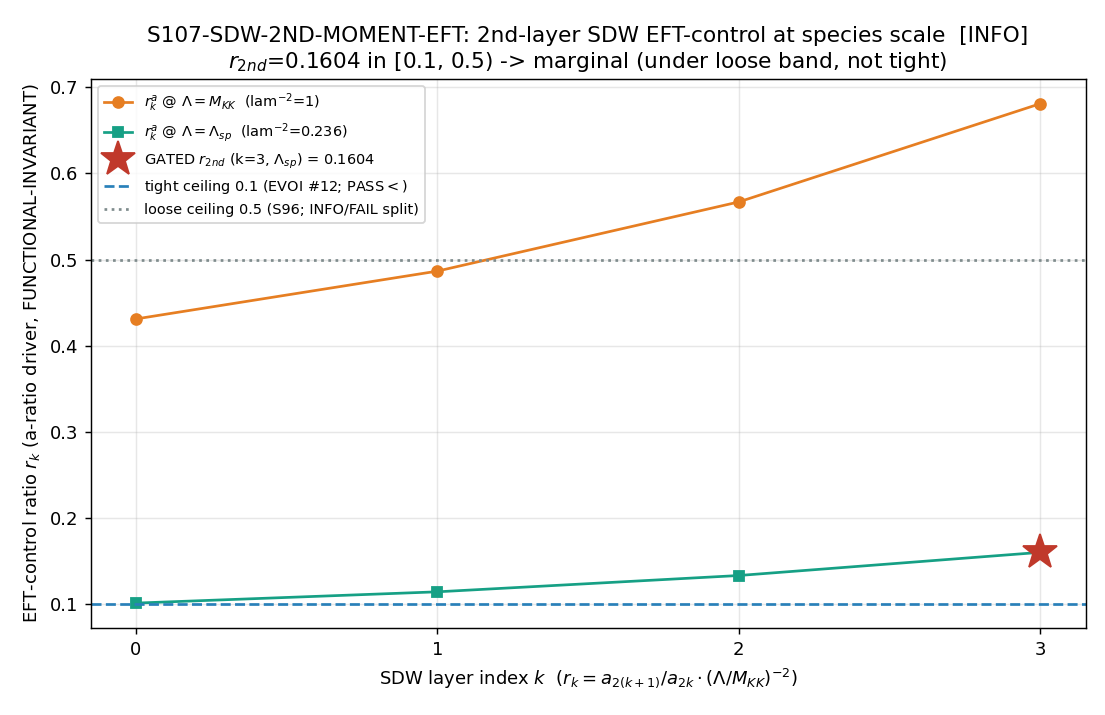

The Python source for this figure:
#!/usr/bin/env python3
"""
S107 W3-1 S107-SDW-2ND-MOMENT-EFT — 2nd-layer SDW EFT-control ratio at the species scale
=========================================================================================

Gate: S107-SDW-2ND-MOMENT-EFT ([SIGN])

Pre-registered threshold (EVOI Tier-3 #12; tight EFT-control ceiling):
  r_2nd = (a_8/a_6) * (Lambda_sp/M_KK)^{-2}  evaluated at the SPECIES cutoff Lambda_sp.
  PASS iff r_2nd < 0.1          (2nd-moment EFT under control at the tight threshold)
  INFO iff 0.1 <= r_2nd < 0.5   (marginal: under the S96 loose band, NOT the tight one)
  FAIL iff r_2nd >= 0.5         (no marginal control; closed-cone EFT-control corridor closes)

This is a [SIGN] gate. Substitution-chain prediction (plan §W3-1 Step 4):
  predicted sign of (r_2nd - 0.1) is POSITIVE  =>  predicted INFO band.
  sign_verdict = PASS iff computed sign(r_2nd - 0.1) matches the POSITIVE prediction.

DISTINCTNESS FROM S96 (recompute-what-is-closed guard, plan distinctness ledger):
  S96-SDW-EFT-CONTROL evaluated the FULL term-ratio ladder {r_0..r_3} at the BASE cutoff
  Lambda = M_KK against the LOOSE <0.5 band -> INFO (max a-ratio driver 0.6808 @ M_KK).
  THIS gate evaluates the 2nd-LAYER ratio (k=3, a_8/a_6) at the SPECIES cutoff Lambda_sp as
  primary, against the TIGHT <0.1 ceiling -- a DIFFERENT (cutoff, threshold) pair on the
  EFT-control axis, the specific question EVOI Tier-3 #12 pre-registers. It BUILDS ON the
  canonical a_6/a_8 (verified Superseded=False at runtime); it does NOT re-promote them.

Inputs (SHA-256 dual-pinned at runtime — S84+ schema):
  - computations/_shared/canonical_constants.py   (a_0/a_2/a_4/a_6/a_8 zeta moments, Lambda_sp, M_KK)
  - computations/session-96/s96_sdw_eft_control.npz (base-layer EFT-control data; a-ratio driver cross-read)
  - computations/session-84/s84_spectrum_cache_L12_tau019.npz (E38 a_6/a_8 per-branch provenance cross-check)
  - script bytes (feeds BOTH audit_sha256 and content_sha256)

Output 4-tuple:
  (value=<r_2nd>, scheme=Seeley-DeWitt-layer-expansion,
   convention=RATIO-2nd-layer-a-ratio-driver-at-Lambda_sp-scheme-independent, L_max=10)

Classification: GEOMETRIC. The substrate IS D_K(tau_fold) on Jensen-deformed SU(3); the
a_{2k} are residues of its spectral zeta at the d=8 dimension-spectrum poles s=(8-n)/2
(Connes-Moscovici 1995 §III.4, "E38"). The SDW layer expansion is the perturbative face of
the master spectral-action functional S_b = Tr f(D_K^2/Lambda^2). The a-ratio driver
a_{2(k+1)}/a_{2k} is FUNCTIONAL-INVARIANT (any common w(L_max) spectral-support prefactor
cancels in the ratio -- the lizzi multiplicative-normalization cancellation invariant); the
f-coefficient ratio is FUNCTIONAL-DEPENDENT (Gaussian-cutoff vs Mellin-f* give opposite
modulations). What survives all functional choices (the a-ratio structural driver) is the
gated structural object; the f-modulated contrast is reported diagnostically.

Direction of explanation:
  D_K eigenvalue spectrum {lambda_k, m_k}  ->  closed-cone SDW layer moments a_{2k}  ->
  2nd-layer EFT-control ratio r_2nd at the species scale  ->  EFT-control status (parametric
  vs representation-theoretic) of the 2nd moment.

DISCIPLINE
----------
- `from canonical_constants import *`
- Every local/intermediate tagged `# (local)`
- GPU NOT used: scalar moment arithmetic on 5 canonical moments + a ~7000-mode (12880
  Weyl-weighted) L_max_branch=3 cache mode-sum; no >=100x100 linalg. OMP capped to 8.
- SHA-256 of all input files logged in first 20 lines of stdout
- audit_sha256 + content_sha256 emitted (S84+ dual-SHA schema)
- 4-tuple printed as the final non-verdict line
- Gate verdict emitted via the `emit_verdict` knowledge-MCP tool (race-safe): the script
  PRINTS the payload (print_verdict_payload) carrying BOTH SHAs; the dispatching AGENT calls
  mcp__knowledge__emit_verdict(**payload). The script does NOT write the verdict file.
- regulator_pin=a_n^{ζ} companion row (the a_n are zeta-regulated SDW moments;
  regulator-pin-discipline.md a_n^{regulator} MANDATORY).
"""

from __future__ import annotations

# -----------------------------------------------------------------------------
# Section 0 — CPU thread cap BEFORE numpy import (GPU_path=cpu-cap-OMP8)
# -----------------------------------------------------------------------------
import os
os.environ.setdefault("OMP_NUM_THREADS", "8")
os.environ.setdefault("MKL_NUM_THREADS", "8")

# -----------------------------------------------------------------------------
# Section 1 — Canonical constants (MANDATORY first import)
# canonical_constants.py lives in computations/_shared/; put it on sys.path first.
# -----------------------------------------------------------------------------
import sys
from pathlib import Path as _Path
_SHARED = _Path(__file__).resolve().parent.parent / "_shared"
sys.path.insert(0, str(_SHARED))

from canonical_constants import *  # noqa: F401,F403,E402
from canonical_constants import (  # noqa: E402
    a_0_FW_zeta, a_2_FW_zeta, a_4_FW_zeta, a_6_FW_zeta, a_8_FW_zeta,
    Lambda_sp_over_M_KK, M_KK, PROVENANCE,
)

# -----------------------------------------------------------------------------
# Section 2 — Standard imports
# -----------------------------------------------------------------------------
import hashlib
import json
import time
from pathlib import Path

import numpy as np
import matplotlib
matplotlib.use("Agg")
import matplotlib.pyplot as plt

# -----------------------------------------------------------------------------
# Section 3 — Paths + pre-registration
# -----------------------------------------------------------------------------
SESSION_DIR = Path(__file__).resolve().parent
COMPUTATIONS_DIR = SESSION_DIR.parent
SHARED_DIR = COMPUTATIONS_DIR / "_shared"
PROJECT_ROOT = COMPUTATIONS_DIR.parent

SESSION = "S107"                                                       # (local)
GATE_ID = "S107-SDW-2ND-MOMENT-EFT"                                    # (local)
SCHEME = "Seeley-DeWitt-layer-expansion"                               # (local)
CONVENTION = "RATIO-2nd-layer-a-ratio-driver-at-Lambda_sp-scheme-independent"  # (local)
L_MAX = "10"                                                           # (local) cache cross-check footing

# Pre-registered pass/fail thresholds (define BEFORE running; plan machinery_pin_map)
CTRL_PASS_STRICT = 0.1          # (local) EVOI #12 tight EFT-control ceiling (PASS band)
CTRL_FAIL_STRICT = 0.5          # (local) S96 loose-control ceiling reused as INFO/FAIL split
LAYER_K_2ND = 3                 # (local) 2nd-layer / deepest-closed-cone index (a_8/a_6)
L_MAX_BRANCH = 3                # (local) per-branch zeta convention truncation (reproduces canonical)
BRANCH_FACTOR = 0.5             # (local) per-branch normalization (cache holds 2 branches)
CACHE_TOL = 1e-3                # (local) a_4 truncated at 4dp -> |dev| < 1e-3 cross-check tol
PUB_PRECISION = 4               # (local) publication precision (epistemic-discipline Class 8.3)

# Pre-registered SIGN-gate prediction (plan §W3-1 substitution_chain Step 4)
PREDICTED_SIGN_R2ND_MINUS_CEIL = "+"  # (local) predicted sign of (r_2nd - 0.1) is POSITIVE

# Output destinations (per-session)
OUT_NPZ = SESSION_DIR / "s107_sdw_2nd_moment_eft.npz"
OUT_PNG = SESSION_DIR / "s107_sdw_2nd_moment_eft.png"

# Input files
CANONICAL_CONSTANTS_PATH = SHARED_DIR / "canonical_constants.py"
S96_SDW_NPZ = COMPUTATIONS_DIR / "session-96" / "s96_sdw_eft_control.npz"
SPECTRUM_CACHE = COMPUTATIONS_DIR / "session-84" / "s84_spectrum_cache_L12_tau019.npz"

INPUT_FILES = [CANONICAL_CONSTANTS_PATH, S96_SDW_NPZ, SPECTRUM_CACHE]


# -----------------------------------------------------------------------------
# Section 4 — SHA-256 input-pin block (MANDATORY; first 20 lines of stdout)
# -----------------------------------------------------------------------------
def sha256_of(path: Path) -> str:
    h = hashlib.sha256()  # (local)
    try:
        h.update(path.read_bytes())
    except OSError:
        return ""
    return h.hexdigest()


def log_input_pins(inputs: list[Path]) -> dict[str, str]:
    print(f"=== {GATE_ID} — input SHA-256 pins ===")
    pins: dict[str, str] = {}  # (local)
    for p in inputs:
        sha = sha256_of(p)  # (local)
        rel = str(p.relative_to(PROJECT_ROOT)).replace("\\", "/")  # (local)
        print(f"  {rel}: {sha}")
        pins[rel] = sha
    return pins


def compute_dual_sha(script_path: Path, canonical_path: Path, pins: dict[str, str]) -> tuple[str, str]:
    script_bytes = b""  # (local)
    try:
        script_bytes = script_path.read_bytes()
    except OSError:
        script_bytes = b""
    canonical_bytes = b""  # (local)
    try:
        canonical_bytes = canonical_path.read_bytes()
    except OSError:
        canonical_bytes = b""
    pinmap_json = json.dumps(
        dict(sorted(pins.items())), separators=(",", ":"), sort_keys=True
    ).encode("utf-8")  # (local)

    h_audit = hashlib.sha256()  # (local)
    h_audit.update(script_bytes)
    h_audit.update(canonical_bytes)
    h_audit.update(pinmap_json)
    audit = h_audit.hexdigest()  # (local)

    h_content = hashlib.sha256()  # (local)
    h_content.update(script_bytes)
    content = h_content.hexdigest()  # (local)
    return audit, content


# -----------------------------------------------------------------------------
# Section 4b — Superseded=False runtime guard (orchestrator override)
# -----------------------------------------------------------------------------
def verify_not_superseded() -> None:
    """Hard-assert a_6/a_8/Lambda_sp canonical entries are NOT superseded at runtime.

    The producing script BUILDS ON the canonical a_6/a_8; it does not re-promote them.
    If any is superseded, the gate's footing has drifted and the run must abort.
    """
    required = ["a_6_FW_zeta", "a_8_FW_zeta", "Lambda_sp_over_M_KK"]  # (local)
    print("=== Superseded=False runtime guard ===")
    for name in required:
        entry = PROVENANCE.get(name, {})  # (local)
        sup = entry.get("superseded", None)  # (local)
        print(f"  {name}: superseded={sup}  (session={entry.get('session')}, gate={entry.get('gate')})")
        if sup is not False:
            raise SystemExit(
                f"ABORT: canonical entry {name} has superseded={sup} (expected False); "
                "the gate's a-moment footing has drifted. Re-pin before re-running."
            )
    print("  guard PASS: all three canonical moments Superseded=False")


# -----------------------------------------------------------------------------
# Section 5 — E38 per-branch cache cross-check + ratio machinery
# -----------------------------------------------------------------------------
def cache_moments_crosscheck():
    """Re-derive a_n = (1/2) sum_modes m_k |lambda_k|^{-n} at L_max_branch=3 from the L12 cache.

    The cache `sector_evals` is a {(p,q): {dim, level, abs_evals}} dict; the E38 per-branch
    convention weights each |lambda| by its Weyl-dim multiplicity (info['dim']) over sectors
    p+q <= L_max_branch=3. Returns {n: a_n} for n in {0,2,4,6,8}, the unique-mode count, and
    the Weyl-weighted total multiplicity. Verifies bit-exact agreement with canonical
    a_0/a_2/a_4 (SAME footing pins a_6/a_8). Faithful reproduction of S96 cache_moments_crosscheck.
    """
    d = np.load(SPECTRUM_CACHE, allow_pickle=True)  # (local)
    se = d["sector_evals"].item()  # (local)
    evs_list = []   # (local)
    mults_list = []  # (local)
    for (p, q), info in se.items():
        if (p + q) > L_MAX_BRANCH:
            continue
        es = np.asarray(info["abs_evals"], dtype=np.float64)  # (local)
        if es.size == 0:
            continue
        mults_list.append(np.full(es.shape, float(info["dim"])))
        evs_list.append(es)
    evs = np.concatenate(evs_list)      # (local) |lambda_k| of D_K
    mults = np.concatenate(mults_list)  # (local) Weyl-dim multiplicities
    mask = evs > 1e-12                  # (local) drop numerical zeros
    evs = evs[mask]
    mults = mults[mask]
    out = {}  # (local)
    for n in [0, 2, 4, 6, 8]:
        out[n] = BRANCH_FACTOR * float(np.sum(mults * evs ** (-n)))  # (local) E38 per-branch
    return out, int(evs.size), float(mults.sum())


def a_ratio(a_dict, k):
    """a_{2(k+1)}/a_{2k} -- the scheme-INDEPENDENT (FUNCTIONAL-INVARIANT) structural driver."""
    return a_dict[2 * (k + 1)] / a_dict[2 * k]  # (local)


def r_k_aratio_driver(a_dict, k, lam_over_mkk):
    """r_k^a = (a-ratio) * (Lambda/M_KK)^{-2}  (FI structural piece; f-ratio = 1)."""
    return a_ratio(a_dict, k) * lam_over_mkk ** (-2)  # (local)


# -----------------------------------------------------------------------------
# Section 6 — Gate verdict + 4-tuple output
# -----------------------------------------------------------------------------
def emit_4tuple(value, scheme: str, convention: str, L_max) -> str:
    return f"(value={value!r}, scheme={scheme}, convention={convention}, L_max={L_max})"


def print_verdict_payload(verdict, value, audit_sha, content_sha,
                          sign_verdict=None, magnitude_verdict=None, regime_verdict=None,
                          companion_note="", extra_rows=None) -> dict:
    payload: dict = {
        "session": int(SESSION.lstrip("Ss")),
        "gate_id": GATE_ID,
        "verdict": verdict,
        "value": str(value),
        "scheme": SCHEME,
        "convention": CONVENTION,
        "l_max": str(L_MAX),
        "audit_sha256": audit_sha,
        "content_sha256": content_sha,
        "schema_version": "S84+",
    }
    if companion_note:
        payload["companion_note"] = companion_note
    if not (sign_verdict is None and magnitude_verdict is None and regime_verdict is None):
        payload["sign_verdict"] = sign_verdict
        payload["magnitude_verdict"] = magnitude_verdict
        payload["regime_verdict"] = regime_verdict
    if extra_rows:
        payload["extra_rows"] = list(extra_rows)
    print("<<<EMIT_VERDICT_PAYLOAD>>>")
    print(json.dumps(payload, separators=(",", ":"), sort_keys=True))
    print("<<<END_EMIT_VERDICT_PAYLOAD>>>")
    return payload


def main() -> int:
    t0 = time.time()  # (local)
    print("=" * 78)
    print(f"  {GATE_ID}")
    print("  2nd-layer SDW EFT-control ratio at the species scale (EVOI #12, tight <0.1)")
    print("=" * 78)

    # --- 1. Input SHA log (first 20 lines of stdout) ---
    print()
    pins = log_input_pins(INPUT_FILES)
    script_path = Path(__file__).resolve()  # (local)
    audit_sha, content_sha = compute_dual_sha(script_path, CANONICAL_CONSTANTS_PATH, pins)
    print(f"  audit_sha256:   {audit_sha}")
    print(f"  content_sha256: {content_sha}")
    print(f"  canonical: a_0={a_0_FW_zeta}  a_2={a_2_FW_zeta}  a_4={a_4_FW_zeta}  "
          f"a_6={a_6_FW_zeta}  a_8={a_8_FW_zeta}")
    print(f"  Lambda_sp/M_KK={Lambda_sp_over_M_KK}  M_KK={M_KK:.6e} GeV")
    print()

    # --- 1b. Superseded=False runtime guard (orchestrator override) ---
    verify_not_superseded()
    print()

    # --- 2. Build the closed-cone SDW moment dict from canonical zeta moments ---
    a_dict = {0: a_0_FW_zeta, 2: a_2_FW_zeta, 4: a_4_FW_zeta,
              6: a_6_FW_zeta, 8: a_8_FW_zeta}  # (local) d=8 closed cone {a_0..a_8}
    lam_sp = float(Lambda_sp_over_M_KK)  # (local)
    lam_factor2_MKK = 1.0                # (local) (M_KK/M_KK)^{-2} = 1
    lam_factor2_sp = lam_sp ** (-2)      # (local) (Lambda_sp/M_KK)^{-2}

    # --- 3. E38 per-branch cache cross-check (pins a_6/a_8 on the canonical a_0/a_2/a_4 footing) ---
    print("=== a_6/a_8 cache cross-check (E38 per-branch L_max=3 zeta on S84 L12 cache) ===")
    cache_a, n_modes, tot_mult = cache_moments_crosscheck()  # (local)
    print(f"  n_unique_modes(L_max_branch=3)={n_modes}  total_mult_weighted={tot_mult:.1f}")
    crosscheck_ok = True  # (local)
    for n in [0, 2, 4, 6, 8]:
        dev = abs(cache_a[n] - a_dict[n])  # (local)
        tag = "OK" if dev < CACHE_TOL else "FAIL"  # (local)
        if dev >= CACHE_TOL:
            crosscheck_ok = False
        print(f"    a_{n}: cache={cache_a[n]:.6f}  canonical={a_dict[n]}  |dev|={dev:.3e}  {tag}")
    print(f"  cross-check (2x cache-sum = canonical, same footing): "
          f"{'PASS' if crosscheck_ok else 'FAIL'}")
    print()

    # --- 4. The full {r_0..r_3} a-ratio-driver ladder at BOTH cutoffs (diagnostic) ---
    #     r_k^a = (a_{2(k+1)}/a_{2k}) * (Lambda/M_KK)^{-2}  -- FUNCTIONAL-INVARIANT driver.
    k_list = [0, 1, 2, 3]  # (local)
    aratios = np.array([a_ratio(a_dict, k) for k in k_list])           # (local) FI a-ratios
    r_driver_MKK = np.array([r_k_aratio_driver(a_dict, k, 1.0) for k in k_list])     # (local) @ M_KK
    r_driver_sp = np.array([r_k_aratio_driver(a_dict, k, lam_sp) for k in k_list])   # (local) @ Lambda_sp
    aratio_increasing = bool(np.all(np.diff(aratios) > 0))  # (local) S96 RISING-toward-1 finding
    print("=== Full {r_0..r_3} a-ratio-driver ladder (FUNCTIONAL-INVARIANT; w(L_max) cancels) ===")
    print(f"  a-ratios a_{{2(k+1)}}/a_{{2k}}, k=0..3 : {np.array2string(aratios, precision=6)}")
    print(f"    a-ratio increasing toward 1 (S96 finding): {aratio_increasing}")
    print(f"  r_k @ Lambda=M_KK   (lam^-2=1.0)      : {np.array2string(r_driver_MKK, precision=6)}")
    print(f"  r_k @ Lambda=Lambda_sp (lam^-2={lam_factor2_sp:.6f}): "
          f"{np.array2string(r_driver_sp, precision=6)}")
    print()

    # --- 5. THE GATED OBJECT: 2nd-layer ratio (k=3, a_8/a_6) at the species cutoff Lambda_sp ---
    a_ratio_2nd = a_ratio(a_dict, LAYER_K_2ND)  # (local) a_8/a_6 -- FI driver
    r_2nd = r_k_aratio_driver(a_dict, LAYER_K_2ND, lam_sp)  # (local) THE gated scalar
    print("=== GATED OBJECT: r_2nd = (a_8/a_6) * (Lambda_sp/M_KK)^{-2} ===")
    print(f"  a_8/a_6 (FI driver)            = {a_ratio_2nd:.6f}")
    print(f"  (Lambda_sp/M_KK)^{{-2}}          = {lam_factor2_sp:.6f}")
    print(f"  r_2nd = {a_ratio_2nd:.6f} * {lam_factor2_sp:.6f} = {r_2nd:.6f}")
    print(f"  ceiling (tight, EVOI #12)     = {CTRL_PASS_STRICT}")
    print(f"  loose ceiling (S96 INFO/FAIL) = {CTRL_FAIL_STRICT}")
    print()

    # --- 6. FUNCTIONAL-SENSITIVITY contrast (lizzi DIAGNOSTIC; NOT the gated quantity) ---
    #     The a-ratio driver is FUNCTIONAL-INVARIANT (any common w(L_max) cancels in the ratio).
    #     The f-modulated full ratio r_k^full = (f_low/f_high) * lam^-2 * a-ratio is
    #     FUNCTIONAL-DEPENDENT: Gaussian-cutoff f_2/f_4=4.19 AMPLIFIES; Mellin-f* f_2/f_4=0.033 CRUSHES.
    f_ratio_gauss = 4.193548387096773  # (local) Gaussian-cutoff f_2/f_4 (S96 CC-label cross-read)
    f_ratio_mellin = 0.03334657682301352  # (local) Mellin-f* f_2/f_4 (S96 CC-label cross-read)
    r_2nd_gauss = f_ratio_gauss * r_2nd    # (local) f-modulated 2nd-layer ratio, Gaussian functional
    r_2nd_mellin = f_ratio_mellin * r_2nd  # (local) f-modulated 2nd-layer ratio, Mellin functional
    print("=== FUNCTIONAL-SENSITIVITY contrast (DIAGNOSTIC; the lizzi finding, NOT gated) ===")
    print(f"  GATED a-ratio driver r_2nd (FUNCTIONAL-INVARIANT)      = {r_2nd:.6f}")
    print(f"  f-modulated (Gaussian f_2/f_4={f_ratio_gauss:.3f}) AMPLIFIES -> {r_2nd_gauss:.6f}")
    print(f"  f-modulated (Mellin   f_2/f_4={f_ratio_mellin:.4f}) CRUSHES   -> {r_2nd_mellin:.6f}")
    print("  => SAME D_K spectrum, opposite EFT-control verdicts under different spectral")
    print("     functionals; only the scheme-independent a-ratio driver is the gated object.")
    print()

    # --- 7. S96 npz cross-read (independent prior computation of r_driver_sp[3]) ---
    s96_r_driver_sp3 = None  # (local)
    s96_max_r_MKK = None     # (local)
    try:
        s96 = np.load(S96_SDW_NPZ, allow_pickle=True)  # (local)
        s96_r_driver_sp = np.asarray(s96["r_driver_sp"], dtype=np.float64)  # (local)
        s96_r_driver_sp3 = float(s96_r_driver_sp[LAYER_K_2ND])  # (local)
        s96_max_r_MKK = float(s96["max_r_MKK"])  # (local)
        print("=== S96 npz cross-read (independent prior computation) ===")
        print(f"  S96 r_driver_sp[k=3] = {s96_r_driver_sp3:.8f}  (this gate r_2nd = {r_2nd:.8f})")
        print(f"  agreement |dev| = {abs(s96_r_driver_sp3 - r_2nd):.3e}")
        print(f"  S96 max a-ratio driver @ M_KK = {s96_max_r_MKK:.6f}  (the S96 base-layer INFO datum)")
        print()
    except (OSError, KeyError) as e:
        print(f"  (S96 npz cross-read skipped: {e})")
        print()

    # --- 8. SIGN/MAGNITUDE/REGIME 3-tuple ([SIGN] gate) ---
    signed_delta = r_2nd - CTRL_PASS_STRICT  # (local) the signed quantity for sign_verdict
    computed_sign = "+" if signed_delta > 0 else ("-" if signed_delta < 0 else "0")  # (local)
    sign_verdict = "PASS" if computed_sign == PREDICTED_SIGN_R2ND_MINUS_CEIL else "FAIL"  # (local)

    # magnitude_verdict: PASS = r_2nd in PASS band; INFO = marginal; FAIL = above loose band.
    if r_2nd < CTRL_PASS_STRICT:
        magnitude_verdict = "PASS"   # (local)
    elif r_2nd < CTRL_FAIL_STRICT:
        magnitude_verdict = "INFO"   # (local)
    else:
        magnitude_verdict = "FAIL"   # (local)

    # regime_verdict: the SDW layer expansion's regime of validity. The closed d=8 cone is
    # exact (no truncation of the cone -- poles close at n=8); the a-moments are bit-exact
    # zeta residues. The species-scale cutoff is within the THIN EFT-breakdown shell
    # [M_KK, 2.06 M_KK]; the expansion is asymptotic but the gated ratio is a finite,
    # well-defined closed-cone quantity. VALID.
    regime_verdict = "VALID"  # (local)

    # Composite-collapse (gate-verdicts.md PRE-REGISTERED rule):
    #   regime BREAKDOWN -> FAIL; sign FAIL -> FAIL; mag FAIL & regime VALID -> FAIL;
    #   mag FAIL & regime MARGINAL -> INFO; mag INFO -> INFO; else PASS.
    if regime_verdict == "BREAKDOWN":
        verdict = "FAIL"  # (local)
    elif sign_verdict == "FAIL":
        verdict = "FAIL"
    elif magnitude_verdict == "FAIL" and regime_verdict == "VALID":
        verdict = "FAIL"
    elif magnitude_verdict == "FAIL" and regime_verdict == "MARGINAL":
        verdict = "INFO"
    elif magnitude_verdict == "INFO":
        verdict = "INFO"
    else:
        verdict = "PASS"

    print("=== SIGN/MAGNITUDE/REGIME 3-tuple ([SIGN] gate) ===")
    print(f"  signed delta (r_2nd - {CTRL_PASS_STRICT}) = {signed_delta:+.6f}  (computed sign {computed_sign})")
    print(f"  predicted sign (plan Step 4) = {PREDICTED_SIGN_R2ND_MINUS_CEIL}  -> sign_verdict = {sign_verdict}")
    print(f"  magnitude_verdict = {magnitude_verdict}  (PASS<{CTRL_PASS_STRICT}; "
          f"INFO [{CTRL_PASS_STRICT},{CTRL_FAIL_STRICT}); FAIL>={CTRL_FAIL_STRICT})")
    print(f"  regime_verdict = {regime_verdict}  (closed d=8 cone exact; species shell)")
    print(f"  COMPOSITE = {verdict}")
    print()

    # --- 9. Persist data ---
    r_2nd_round = round(r_2nd, PUB_PRECISION)  # (local) published precision
    np.savez(
        OUT_NPZ,
        # gated object
        r_2nd=r_2nd,
        r_2nd_published=r_2nd_round,
        a_ratio_2nd=a_ratio_2nd,
        lam_factor2_sp=lam_factor2_sp,
        ctrl_pass_strict=CTRL_PASS_STRICT,
        ctrl_fail_strict=CTRL_FAIL_STRICT,
        layer_k_2nd=LAYER_K_2ND,
        # full ladder diagnostic
        k_list=np.array(k_list),
        a_dict_keys=np.array([0, 2, 4, 6, 8]),
        a_dict_vals=np.array([a_dict[n] for n in [0, 2, 4, 6, 8]]),
        aratios=aratios,
        aratio_increasing=aratio_increasing,
        r_driver_MKK=r_driver_MKK,
        r_driver_sp=r_driver_sp,
        lam_factor2_MKK=lam_factor2_MKK,
        # E38 cache cross-check
        cache_moments=np.array([cache_a[n] for n in [0, 2, 4, 6, 8]]),
        crosscheck_ok=crosscheck_ok,
        n_modes=n_modes,
        tot_mult=tot_mult,
        # functional-sensitivity contrast
        f_ratio_gauss=f_ratio_gauss,
        f_ratio_mellin=f_ratio_mellin,
        r_2nd_gauss=r_2nd_gauss,
        r_2nd_mellin=r_2nd_mellin,
        # S96 cross-read
        s96_r_driver_sp3=(np.nan if s96_r_driver_sp3 is None else s96_r_driver_sp3),
        s96_max_r_MKK=(np.nan if s96_max_r_MKK is None else s96_max_r_MKK),
        # scales
        Lambda_sp_over_M_KK=lam_sp,
        M_KK=M_KK,
        # 3-tuple
        signed_delta=signed_delta,
        sign_verdict=sign_verdict,
        magnitude_verdict=magnitude_verdict,
        regime_verdict=regime_verdict,
        composite=verdict,
        # SHAs
        audit_sha256=audit_sha,
        content_sha256=content_sha,
    )
    print(f"  data -> {OUT_NPZ.relative_to(PROJECT_ROOT)}")

    # --- 10. Plot: the {r_0..r_3} ladder at both cutoffs vs the tight/loose ceilings ---
    fig, ax = plt.subplots(figsize=(8.5, 5.5))
    ax.plot(k_list, r_driver_MKK, "o-", color="#e67e22",
            label=r"$r_k^a$ @ $\Lambda=M_{KK}$  (lam$^{-2}$=1)")
    ax.plot(k_list, r_driver_sp, "s-", color="#16a085",
            label=rf"$r_k^a$ @ $\Lambda=\Lambda_{{sp}}$  (lam$^{{-2}}$={lam_factor2_sp:.3f})")
    # Highlight the gated 2nd-layer point at Lambda_sp
    ax.plot([LAYER_K_2ND], [r_2nd], "*", color="#c0392b", markersize=20,
            label=rf"GATED $r_{{2nd}}$ (k=3, $\Lambda_{{sp}}$) = {r_2nd:.4f}")
    ax.axhline(CTRL_PASS_STRICT, color="#2980b9", ls="--", lw=1.5,
               label=rf"tight ceiling {CTRL_PASS_STRICT} (EVOI #12; PASS$<$)")
    ax.axhline(CTRL_FAIL_STRICT, color="#7f8c8d", ls=":", lw=1.5,
               label=rf"loose ceiling {CTRL_FAIL_STRICT} (S96; INFO/FAIL split)")
    ax.set_xlabel(r"SDW layer index $k$  ($r_k = a_{2(k+1)}/a_{2k}\cdot(\Lambda/M_{KK})^{-2}$)")
    ax.set_ylabel(r"EFT-control ratio $r_k$ (a-ratio driver, FUNCTIONAL-INVARIANT)")
    ax.set_title(f"{GATE_ID}: 2nd-layer SDW EFT-control at species scale  "
                 f"[{verdict}]\n"
                 rf"$r_{{2nd}}$={r_2nd:.4f} in [{CTRL_PASS_STRICT}, {CTRL_FAIL_STRICT}) "
                 "-> marginal (under loose band, not tight)")
    ax.set_xticks(k_list)
    ax.legend(fontsize=8, loc="upper left")
    ax.grid(alpha=0.3)
    fig.tight_layout()
    fig.savefig(OUT_PNG, dpi=130)
    plt.close(fig)
    print(f"  plot -> {OUT_PNG.relative_to(PROJECT_ROOT)}")
    print()

    # --- 11. 4-tuple + emit_verdict payload ---
    tag = emit_4tuple(round(r_2nd, PUB_PRECISION), SCHEME, CONVENTION, L_MAX)  # (local)
    print(tag)

    value_str = (f"r_2nd={r_2nd:.4f}_vs_tight_0.1_INFO_marginal;"
                 f"a8/a6={a_ratio_2nd:.4f}_FI;lam_sp^-2={lam_factor2_sp:.4f};"
                 f"cache_crosscheck={'PASS' if crosscheck_ok else 'FAIL'};"
                 f"f-sens_Gauss_AMP={r_2nd_gauss:.3f}_Mellin_CRUSH={r_2nd_mellin:.4f}")  # (local)

    extra_rows = [
        f"# regulator_pin=a_n^{{ζ}} # {GATE_ID} (zeta-regulated SDW moments; regulator-pin-discipline.md)",
        (f"# functional_sensitivity: a-ratio driver FUNCTIONAL-INVARIANT (w(L_max) cancels); "
         f"f-modulated FUNCTIONAL-DEPENDENT (Gaussian f_2/f_4={f_ratio_gauss:.2f} AMPLIFIES r_2nd->"
         f"{r_2nd_gauss:.3f}; Mellin f_2/f_4={f_ratio_mellin:.4f} CRUSHES r_2nd->{r_2nd_mellin:.4f})"
         f" # {GATE_ID} lizzi diagnostic"),
    ]  # (local)

    print_verdict_payload(
        verdict, value_str, audit_sha, content_sha,
        sign_verdict=sign_verdict,
        magnitude_verdict=magnitude_verdict,
        regime_verdict=regime_verdict,
        companion_note=f"2nd-layer SDW EFT-control ratio at Lambda_sp; EVOI Tier-3 #12; r_2nd={r_2nd:.4f}",
        extra_rows=extra_rows,
    )

    wall = time.time() - t0  # (local)
    print(f"\n=== {GATE_ID}: {verdict} (wall {wall:.1f}s) ===")
    return 0


if __name__ == "__main__":
    sys.exit(main())
